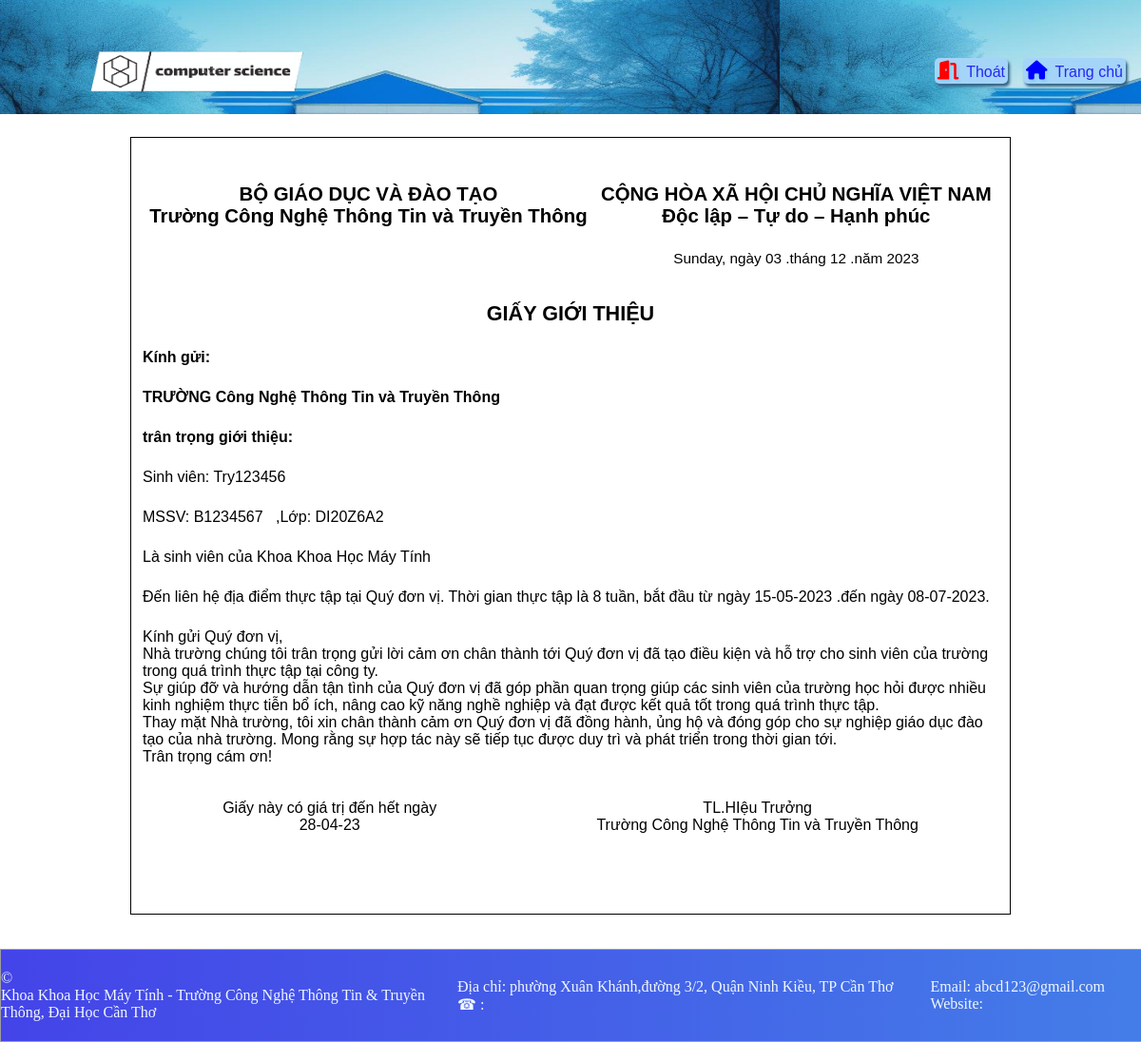
The page /DoiTuongSuDung/SinhVien/NopCV/GiayGioiThieu.php?ID=B1234567 (signed in) on the database its author committed.
### tables this page shows
CREATE TABLE IF NOT EXISTS `sinhvien` (
  `MSSV` varchar(8) NOT NULL,
  `HoTen` varchar(100) NOT NULL,
  `NgaySinh` date NOT NULL,
  `GioiTinh` char(1) NOT NULL DEFAULT '0',
  `DiaChi` text DEFAULT NULL,
  `SDT` char(12) DEFAULT NULL,
  `Email` varchar(100) NOT NULL,
  `CCCD` char(12) DEFAULT NULL,
  `MaLop` varchar(8) NOT NULL,
  PRIMARY KEY (`MSSV`),
  UNIQUE KEY `CCCD` (`CCCD`),
  UNIQUE KEY `SDT` (`SDT`),
  KEY `MaLop` (`MaLop`),
  CONSTRAINT `sinhvien_ibfk_1` FOREIGN KEY (`MaLop`) REFERENCES `lop` (`MaLop`)
);

CREATE TABLE IF NOT EXISTS `lop` (
  `MaLop` varchar(8) NOT NULL,
  `TenLop` varchar(50) NOT NULL,
  `MaNganh` varchar(7) NOT NULL,
  PRIMARY KEY (`MaLop`),
  KEY `MaNganh` (`MaNganh`),
  CONSTRAINT `lop_ibfk_1` FOREIGN KEY (`MaNganh`) REFERENCES `nganh` (`MaNganh`)
);

CREATE TABLE IF NOT EXISTS `khoa` (
  `MaKhoa` varchar(8) NOT NULL,
  `tenKhoa` varchar(50) NOT NULL,
  PRIMARY KEY (`MaKhoa`)
);

CREATE TABLE IF NOT EXISTS `dotthuctap` (
  `STT` mediumint(9) NOT NULL,
  `ngayBatDau` date DEFAULT NULL,
  `ngayKetThuc` date DEFAULT NULL,
  `MaKH` varchar(5) DEFAULT NULL,
  PRIMARY KEY (`STT`),
  KEY `MaKH` (`MaKH`),
  CONSTRAINT `dotthuctap_ibfk_1` FOREIGN KEY (`MaKH`) REFERENCES `nienkhoa` (`MaKH`)
);

CREATE TABLE IF NOT EXISTS `phieutiepnhansinhvienthuctapthucte` (
  `MSPXNTT` varchar(8) NOT NULL,
  `ngayHetHan` date DEFAULT NULL,
  `MSSV` varchar(8) DEFAULT NULL,
  `STT` mediumint(9) NOT NULL,
  `MSGV` varchar(8) DEFAULT NULL,
  `MaDVTT` varchar(8) DEFAULT NULL,
  `MSCB` varchar(8) DEFAULT NULL,
  PRIMARY KEY (`MSPXNTT`),
  KEY `MSSV` (`MSSV`),
  KEY `STT` (`STT`),
  KEY `MSGV` (`MSGV`),
  KEY `MaDVTT` (`MaDVTT`),
  KEY `MSCB` (`MSCB`),
  CONSTRAINT `phieutiepnhansinhvienthuctapthucte_ibfk_1` FOREIGN KEY (`MSSV`) REFERENCES `sinhvien` (`MSSV`),
  CONSTRAINT `phieutiepnhansinhvienthuctapthucte_ibfk_2` FOREIGN KEY (`STT`) REFERENCES `dotthuctap` (`STT`),
  CONSTRAINT `phieutiepnhansinhvienthuctapthucte_ibfk_3` FOREIGN KEY (`MSGV`) REFERENCES `giangvienhuongdan` (`MSGV`),
  CONSTRAINT `phieutiepnhansinhvienthuctapthucte_ibfk_4` FOREIGN KEY (`MaDVTT`) REFERENCES `donvithuctap` (`MaDVTT`),
  CONSTRAINT `phieutiepnhansinhvienthuctapthucte_ibfk_5` FOREIGN KEY (`MSCB`) REFERENCES `canbohuongdan` (`MSCB`)
);

### DoiTuongSuDung/TrangDungChung/CacHamXuLy.php (called while the page is built, shortened)
<?php
    include('KetNoi.php');
    function TruyVan($truyvan){
        global $connect;
        $truyvan = trim(strval($truyvan));
        $ThucHien = mysqli_query($connect,$truyvan);
        return $ThucHien;
    }
    function infSinhVien($Ma){
        global $connect;
        $layThongTin = "SELECT *
        FROM sinhvien sv INNER JOIN taikhoan tk ON sv.MSSV =tk.UserID
                                INNER JOIN lop ON lop.MaLop = sv.MaLop
                                INNER JOIN nganh ON nganh.MaNganh = lop.MaNganh
                                INNER JOIN khoa ON nganh.MaKhoa = khoa.MaKhoa
        WHERE sv.MSSV = '$Ma'";
        $ThucHanh = mysqli_query($connect,$layThongTin ) or die(mysqli_connect_error());
        $ketQua = mysqli_fetch_array($ThucHanh);
        return $ketQua;
    }
    function mssv_PhieuTiepNhanSinhVien($mssv){
        $sql ="SELECT *
            FROM phieutiepnhansinhvienthuctapthucte
            WHERE MSSV = '$mssv'";
        $Chay = TruyVan($sql);
        $ketQua = mysqli_fetch_array($Chay);
        return $ketQua;
    }
    function KiemTraSinhVien_DangKyThucTapHayChua($mssv){
        $sql = "SELECT COUNT(*) dem
                FROM phieutiepnhansinhvienthuctapthucte
                WHERE MSSV = '$mssv'";
        $thucHien = TruyVan($sql);
        return mysqli_fetch_array($thucHien)['dem'];
    }
?>

### DoiTuongSuDung/SinhVien/NopCV/GiayGioiThieu.php (the view, shortened to what this page needs)
<?php
    include('../../TrangDungChung/KetNoi.php');
    include('../../TrangDungChung/CacHamXuLy.php');
?>
<!DOCTYPE html>
<html lang="en">
    <head>
        <link rel="stylesheet" href="../../../DinhDangWebSite/TrangDungChung/TrangChu.css">
        <link rel="stylesheet" href="../../../DinhDangWebSite/TrangDungChung/DinhDangDungChungChoTatCa.css">
        <link rel="stylesheet" href="https://cdnjs.cloudflare.com/ajax/libs/font-awesome/6.2.1/css/all.min.css">
        <link rel="stylesheet" href="../../../DinhDangWebSite/TrangDungChung/TrangChuCaNhan.css">
        <link rel="stylesheet" href="../../../DinhDangWebSite/SinhVien/SinhVien.css">
    </head>
    <body>
        <header>
            <div class="DauTrang">
                <div class="logo">
                    <img src="../../../Image/logo2.png" class="AnhLogo"/>
                </div>
                <?php
                    if($_SESSION['role'] == 1){
                ?>
                    <div class="CacNut">
                        <form action="../../TrangDungChung/ThucHienDangXuat.php" method="post" enctype="application/x-www-form-urlencoded">
                            <button type="submit" class="NutThoat">
                                <i class="fa-solid fa-door-open"></i>Thoát
                            </button>
                        </form>
                        <a href="../TrangChuSinhVien.php" class="NutTrangChu"><i class="fa-solid fa-house"></i>Trang chủ</a>
                    </div>
                <?php
                    }
                ?>
            </div>
        </header>
        <main>
            <?php
                $MaSSV = $_GET['ID'];
                $LayTT = infSinhVien($MaSSV);
                if(KiemTraSinhVien_DangKyThucTapHayChua($MaSSV) < 1){
                    echo "<script>
                            alert('Sinh Viên chưa đăng ký thực tập. Nên không thể xem giấy giới thiệu');
                            history.back();
                        </script>";
                }else{
                    $namHienTai = date('Y');
                    $Lay_infDTT = "SELECT * FROM dotthuctap WHERE ngayBatDau LIKE '".$namHienTai."%' ";
                    $ThucHien = mysqli_query($connect,$Lay_infDTT) or die(mysqli_connect_error());
                    $ttDTT = mysqli_fetch_array($ThucHien);
                    $TTgiayTiepNhan = mssv_PhieuTiepNhanSinhVien($MaSSV);
                    $TenDVTT ="";
                    echo '<div class="KhungGiayGioiThieu">
                        <div class="KhungGiayGioiThieuTongQuat">
                            <div class="KhungDauDe">
                                <div class="ThongTinDauDeTrai">
                                    <h1>BỘ GIÁO DỤC VÀ ĐÀO TẠO</h1>
                                    <h1>Trường Công Nghệ Thông Tin và Truyền Thông</h1>
                                </div>
                                <div class="ThongTinDauDePhai">
                                    <h1>CỘNG HÒA XÃ HỘI CHỦ NGHĨA VIỆT NAM</h1>
                                    <h1>Độc lập – Tự do – Hạnh phúc</h1>
                                    <p class="NgayThangLapPhieuGT"> '.date('l').', ngày '.date('d').' .tháng '.date('m').' .năm '.date('Y').'</p>
                                </div>
                            </div>
                            <h1 class="TieuDeGT">GIẤY GIỚI THIỆU</h1>
                            <div class="ThanThongTinGioiThieu">
                                    <p class="DeMucGT">Kính gửi: '.$TenDVTT.' </p>
                                    <p class="DeMucGT">TRƯỜNG Công Nghệ Thông Tin và Truyền Thông</p>
                                    <p class="DeMucGT">trân trọng giới thiệu:</p>
                                    <p>Sinh viên: '.$LayTT['HoTen'].' </p>
                                    <p>MSSV: '.$LayTT['MSSV'].' &nbsp;&nbsp;,Lớp: '.$LayTT['MaLop'].'</p>
                                    <p>Là sinh viên của Khoa '.$LayTT['tenKhoa'].'</p>
                                    <p>Đến liên hệ địa điểm thực tập tại Quý đơn vị. Thời gian thực tập là 8 tuần, bắt đầu từ ngày '.date('d-m-Y',strtotime($ttDTT['ngayBatDau']) ).' .đến ngày '.date('d-m-Y',strtotime($ttDTT['ngayKetThuc']) ).'.</p>
                                    <p class="ThongTinCamOn_GGT">Kính gửi Quý đơn vị, <br>Nhà trường chúng tôi trân trọng gửi lời cảm ơn chân thành tới Quý đơn vị đã tạo điều kiện và hỗ trợ cho sinh viên của trường trong quá trình thực tập tại công ty.<br>Sự giúp đỡ và hướng dẫn tận tình của Quý đơn vị đã góp phần quan trọng giúp các sinh viên của trường học hỏi được nhiều kinh nghiệm thực tiễn bổ ích, nâng cao kỹ năng nghề nghiệp và đạt được kết quả tốt trong quá trình thực tập.<br>Thay mặt Nhà trường, tôi xin chân thành cảm ơn Quý đơn vị đã đồng hành, ủng hộ và đóng góp cho sự nghiệp giáo dục đào tạo của nhà trường. Mong rằng sự hợp tác này sẽ tiếp tục được duy trì và phát triển trong thời gian tới.<br>Trân trọng cám ơn!</p>
                            </div>
                            <div class="ChanThongTinGioiThieu">
                                <div class="ChanThongTin1">
                                    <p>
                                        Giấy này có giá trị đến hết ngày <br>
                                        '.date('d-m-y',strtotime($TTgiayTiepNhan['ngayHetHan'])).'
                                    </p>
                                </div>
                                <div class="ChanThongTin2">
                                    <p>TL.HIệu Trưởng <br> Trường Công Nghệ Thông Tin và Truyền Thông</p>
                                </div>
                            </div>
                        </div>
                    </div>';
                }
            ?>
        </main>
        <footer>
            <div class="ChanBenPhai">
                <p>&copy; <span id="NamHienTai"></span></p>
                <p>
                    Khoa Khoa Học Máy Tính - Trường Công Nghệ Thông Tin & Truyền Thông, Đại Học Cần Thơ
                </p>
            </div>
            <div class="ChanBenTrai">
                <div class="ChanTrai1">
                    <p>Địa chỉ: phường Xuân Khánh,đường 3/2, Quận Ninh Kiều, TP Cần Thơ</p>
                    <span>&phone; : </span>
                </div>
                <div class="ChanTrai2">
                    <p>Email: abcd123@gmail.com</p>
                    <p>Website: </p>
                </div>
            </div>
        </footer>
    </body>
</html>

### DinhDangWebSite/TrangDungChung/TrangChu.css (style rules this page uses)
* { margin: 0; padding: 0; border: 0; }

### DinhDangWebSite/TrangDungChung/DinhDangDungChungChoTatCa.css (style rules this page uses)
* { margin: 0; padding: 0; border: 0; }
header { z-index: 1; }
.DauTrang { display: grid; grid-template-areas: 'Logo NutChucNang'; margin-bottom: 3vh; background-image: url( ../../Image/AnhDauTrang.jpg); width: 100vw; height: 15vh; }
.logo { grid: 'Logo'; }
.AnhLogo { cursor: pointer; margin: 0; height: 18vh; width: 40vh; padding: 0; margin-left: 5vw; }
.CacNut { display: flex; grid: 'NutChucNang'; justify-content: flex-end; align-items: center; }
.NutThoat,.NutTrangChu { margin: 0 2vh 0 0; display: block; border-radius: 5px; text-decoration: none; font-size: 1em; padding: 3px; font-family: Arial; background-color: rgb(164, 212, 247); color: rgb(38, 38, 246); cursor: pointer; box-shadow: 2px 3px 3px rgb(51, 99, 133); }
.fa-house,.fa-door-open { font-size: 1.25em; margin-right: 1vh; text-shadow: 2px 3px 3px rgb(141, 205, 250); }
.fa-house { color: blue; }
.fa-door-open { color: red; }
main { padding-bottom: 3vw; }
footer { display: grid; margin: 0; grid-template-areas: "ChanPhai ChanTrai"; border: 1px solid rgb(157, 157, 157); display: flex; left: 0; bottom: 0; width: 100vw; height: 12vh; color: aliceblue; background-image: linear-gradient(to left,rgb(68, 125, 232),rgb(68, 95, 232),rgb(68, 68, 232) ); }
.ChanBenPhai { grid: "ChanPhai"; width: 40vw; }
.ChanBenTrai { grid: "ChanTrai"; display: grid; grid-template-areas: "ChanTrai1 ChanTrai2"; width: 60vw; }
.ChanBenPhai,.ChanBenTrai { margin: 2vh 0 2vh 0; font-family: 'Times New Roman', Times, serif; }
.ChanTrai1 { grid: "ChanTrai1"; }
.ChanTrai2 { grid: "ChanTrai2"; }

### DinhDangWebSite/TrangDungChung/TrangChuCaNhan.css (style rules this page uses)
* { margin: 0; border: 0; padding: 0; }
main { display: flex; justify-content: center; }
footer { margin: 0; flex-shrink: 0; display: flex; justify-content: space-between; align-items: center; padding: 0; width: 100vw; z-index: 1; }

### DinhDangWebSite/SinhVien/SinhVien.css (style rules this page uses)
.KhungGiayGioiThieu { display: flex; position: relative; justify-items: center; justify-content: center; }
.KhungGiayGioiThieuTongQuat { display: block; border: 1px solid black; font-family: Arial; width: 75%; padding: 1vw; padding-bottom: 4vw; }
.DeMucGT { font-weight: 550; font-size: 1em; }
.KhungDauDe { margin: 3vw 0 3vw 0; font-size: 0.85em; display: grid; grid-template-areas: 'DauDeTrai DauDePhai'; }
.ThongTinDauDeTrai { grid: 'DauDeTrai'; }
.ThongTinDauDePhai { grid: 'DauDePhai'; }
.NgayThangLapPhieuGT { font-size: 1.5em; margin-top: 2vw; }
.ThongTinDauDeTrai,.ThongTinDauDePhai { text-align: center; font-size: 0.75em; }
.TieuDeGT { text-align: center; margin: 2vh 0 2vh 0; font-size: 1.35em; }
.ChanThongTinGioiThieu { margin:3vw 0 3vw 0; display: grid; grid-template-areas: 'chan1 chan2'; text-align: center; }
.ThanThongTinGioiThieu p { margin-top: 2vw; }
.ThongTinCamOn_GGT { text-align: left; }
.ChanThongTin1 { grid: 'chan1'; }
.ChanThongTin2 { grid: 'chan2'; }

### rows shown on the page
sinhvien: HoTen "Try123456", MSSV "B1234567", MaLop.MaLop "DI20Z6A2", khoa.tenKhoa "Khoa Học Máy Tính"
dotthuctap: ngayBatDau "15-05-2023", ngayKetThuc "08-07-2023"
phieutiepnhansinhvienthuctapthucte: ngayHetHan "28-04-23"
